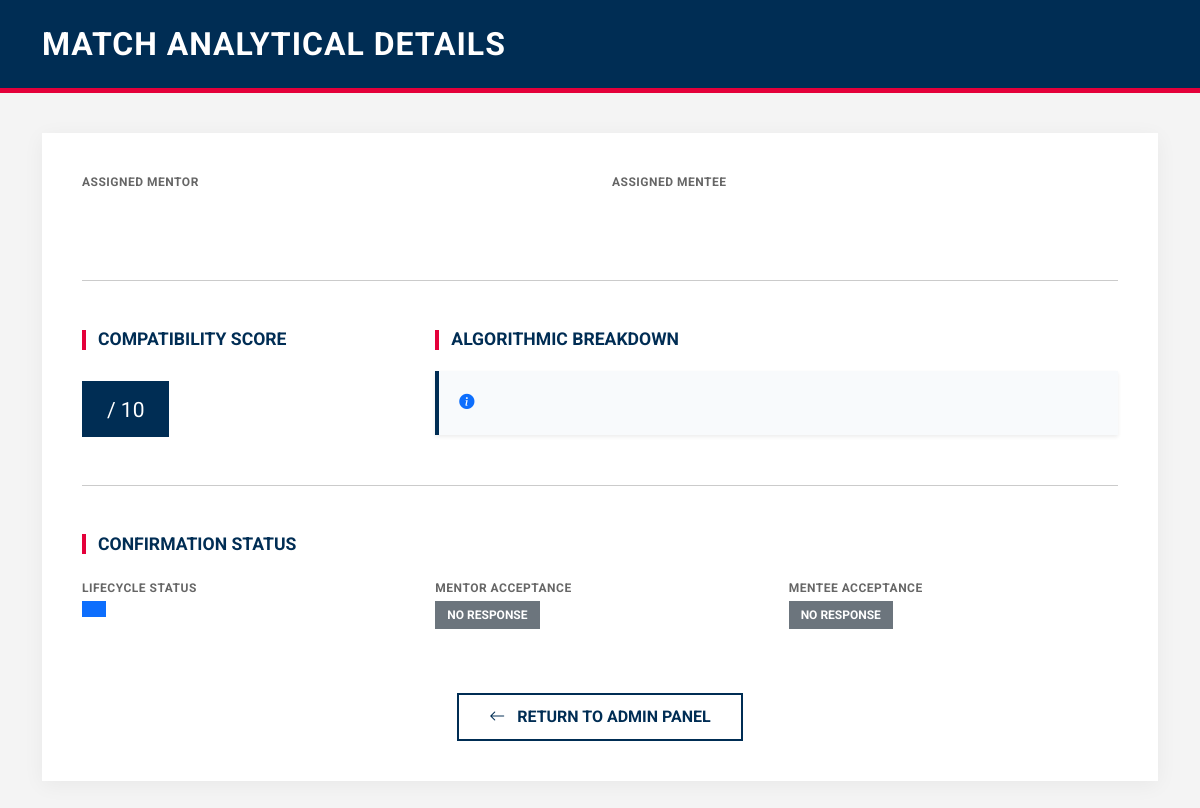
The app's page /match_details/2923, older data.
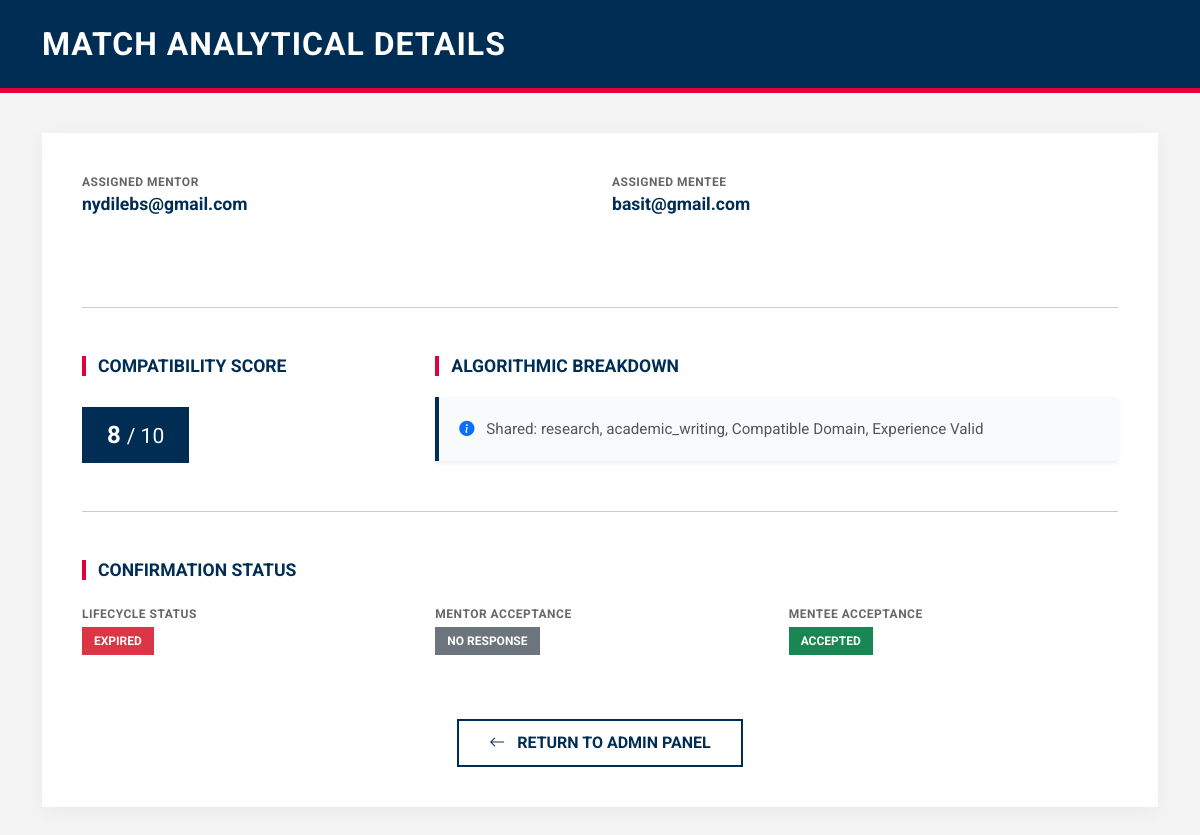
The same page, newer data.
### tables this page shows
CREATE TABLE users (
    id INTEGER PRIMARY KEY AUTOINCREMENT,
    email TEXT UNIQUE,
    password TEXT,
    role TEXT,
    level TEXT,
    experience TEXT,
    domain TEXT,
    availability TEXT,
    location TEXT,
    status TEXT
, verification_code TEXT, is_verified INTEGER DEFAULT 0, reset_code TEXT);

CREATE TABLE matches (
    id INTEGER PRIMARY KEY AUTOINCREMENT,
    mentor_id INTEGER,
    mentee_id INTEGER,
    score INTEGER,
    reason TEXT,
    status TEXT DEFAULT 'pending',
    mentor_response TEXT DEFAULT 'pending',
    mentee_response TEXT DEFAULT 'pending'
, created_at TEXT);

### app.py (the view)
@app.route("/match_details/<int:match_id>")
def match_details(match_id):
    conn = get_db()
    match = conn.execute("""
        SELECT m.*,
               u1.email AS mentor_email, u1.domain AS mentor_domain, u1.experience AS mentor_exp,
               u2.email AS mentee_email, u2.domain AS mentee_domain, u2.level AS mentee_level,
               q1.help_areas AS mentor_help, q2.help_areas AS mentee_help
        FROM matches m
        JOIN users u1 ON m.mentor_id = u1.id
        JOIN users u2 ON m.mentee_id = u2.id
        LEFT JOIN questionnaires q1 ON m.mentor_id = q1.user_id
        LEFT JOIN questionnaires q2 ON m.mentee_id = q2.user_id
        WHERE m.id=?
    """, (match_id,)).fetchone()
    conn.close()
    return render_template("match_details.html", match=match)

### app.py (called while the page is built)
def get_db():
    conn = sqlite3.connect("database.db", timeout=30)
    conn.row_factory = sqlite3.Row
    return conn

### templates/match_details.html (shortened to what this page needs)
<!DOCTYPE html>
<html lang="en">
<head>
    <link href="https://cdn.jsdelivr.net/npm/bootstrap@5.3.2/dist/css/bootstrap.min.css" rel="stylesheet">
    <link rel="stylesheet" href="https://cdn.jsdelivr.net/npm/bootstrap-icons@1.11.3/font/bootstrap-icons.min.css">
</head>
<body>
<header class="admin-header">
    <div class="container">
        <h2>Match Analytical Details</h2>
    </div>
</header>
<div class="container">
    <div class="details-card">
        <div class="row mb-5">
            <div class="col-md-6 info-group">
                <span class="info-label">Assigned Mentor</span>
                <p class="info-value">{{ match.mentor_email }}</p>
            </div>
            <div class="col-md-6 info-group">
                <span class="info-label">Assigned Mentee</span>
                <p class="info-value">{{ match.mentee_email }}</p>
            </div>
        </div>
        <hr class="mb-5">
        <div class="row mb-5">
            <div class="col-md-4">
                <h4 class="section-title">Compatibility Score</h4>
                <div class="score-display">
                    {{ match.score }} <small class="fw-normal">/ 10</small>
                </div>
            </div>
            <div class="col-md-8">
                <h4 class="section-title">Algorithmic Breakdown</h4>
                <div class="reason-box shadow-sm">
                    <i class="bi bi-info-circle-fill me-2 text-primary"></i>
                    {{ match.reason }}
                </div>
            </div>
        </div>
        <hr class="mb-5">
    <h4 class="section-title">Confirmation Status</h4>
    <div class="row mt-4">
        <div class="col-md-4 mb-3">
            <span class="info-label">Lifecycle Status</span>
            {% if match.status == "expired" %}
                <span class="badge status-badge bg-danger mt-1">Expired</span>
            {% elif match.status == "approved" %}
                <span class="badge status-badge bg-warning text-dark mt-1">
                    Awaiting Responses
                </span>
            {% elif match.status == "final" %}
                <span class="badge status-badge bg-success mt-1">
                    Confirmed
                </span>
            {% elif match.status == "declined" %}
                <span class="badge status-badge bg-secondary mt-1">
                    Declined
                </span>
            {% else %}
                <span class="badge status-badge bg-primary mt-1">
                </span>
            {% endif %}
        </div>
        <div class="col-md-4 mb-3">
            <span class="info-label">Mentor Acceptance</span>
            {% if match.mentor_response == "accepted" %}
                <span class="badge status-badge bg-success mt-1">Accepted</span>
            {% elif match.mentor_response == "declined" %}
                <span class="badge status-badge bg-danger mt-1">Declined</span>
            {% else %}
                <span class="badge status-badge bg-secondary mt-1">
                    No Response
                </span>
            {% endif %}
        </div>
        <div class="col-md-4 mb-3">
            <span class="info-label">Mentee Acceptance</span>
            {% if match.mentee_response == "accepted" %}
                <span class="badge status-badge bg-success mt-1">Accepted</span>
            {% elif match.mentee_response == "declined" %}
                <span class="badge status-badge bg-danger mt-1">Declined</span>
            {% else %}
                <span class="badge status-badge bg-secondary mt-1">
                    No Response
                </span>
            {% endif %}
        </div>
    </div>
        <div class="text-center mt-5">
            <a href="/admin" class="btn btn-aston-outline">
                <i class="bi bi-arrow-left me-2"></i> Return to Admin Panel
            </a>
        </div>
    </div>
</div>
</body>
</html>

Row changes from the older to the newer data that the page shows:
added users: mentor_email "nydilebs@gmail.com"
added users: mentee_email "basit@gmail.com"
added matches: score "8", reason "Shared: research, academic_writing, Compatible Domain, Experience Valid"
Text that changed along with them:
text no longer shown: "NO RESPONSE"
text now shown: "EXPIRED ACCEPTED"
